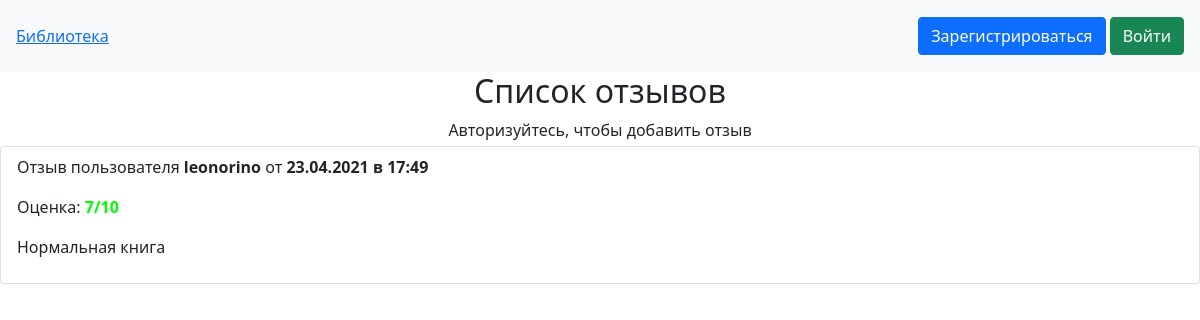
Before: /books/id=1/reviews with the older database file.
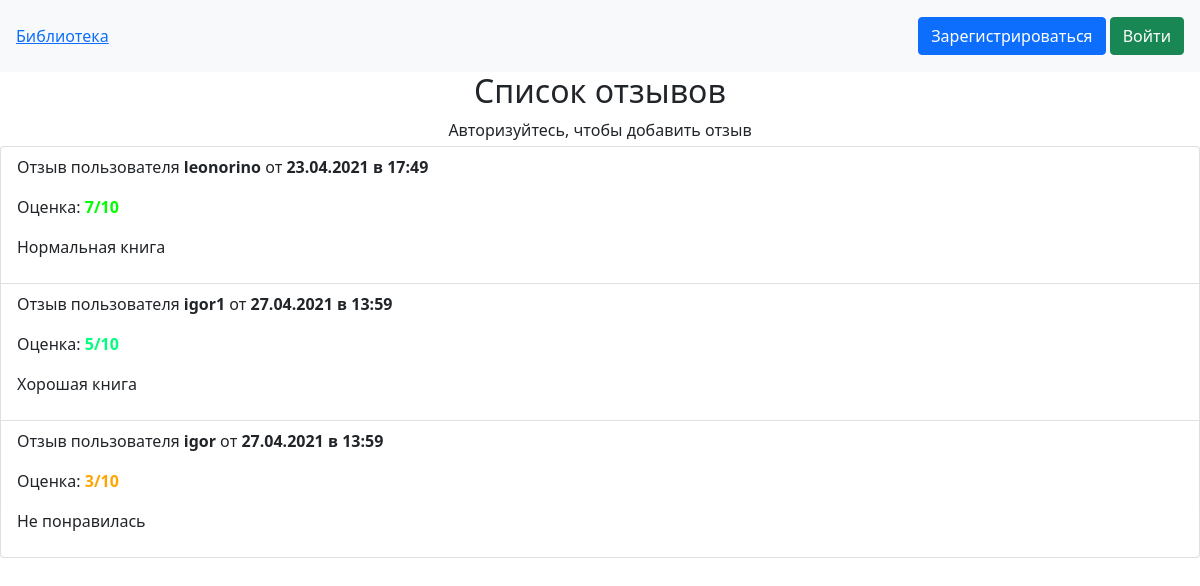
After: the same page with the newer database file.
### models/review.py (models this page shows)
class Review(database, SerializerMixin):
    __tablename__ = "reviews"
    id = sqlalchemy.Column(sqlalchemy.Integer, primary_key=True,
                           autoincrement=True, nullable=False)
    rating = sqlalchemy.Column(sqlalchemy.Integer, nullable=False)
    content = sqlalchemy.Column(sqlalchemy.String, nullable=False)
    book_id = sqlalchemy.Column(sqlalchemy.Integer,
                                sqlalchemy.ForeignKey("books.id"))
    user_id = sqlalchemy.Column(sqlalchemy.Integer,
                                sqlalchemy.ForeignKey("users.id"))
    date_added = sqlalchemy.Column(sqlalchemy.DateTime, default=datetime.now,
                                   nullable=False)
    user = orm.relationship("User")
    book = orm.relationship("Book")

### models/user.py (models this page shows, shortened)
class User(database, UserMixin, SerializerMixin):
    __tablename__ = "users"
    id = sqlalchemy.Column(sqlalchemy.Integer, primary_key=True,
                           autoincrement=True, nullable=False)
    name = sqlalchemy.Column(sqlalchemy.String, nullable=False)
    hashed_password = sqlalchemy.Column(sqlalchemy.String, nullable=False)
    reviews = orm.relationship("Review", back_populates="user")
    added_books = orm.relationship("Book", back_populates="user")
    downloaded_books = orm.relationship("Book", secondary="user_to_book",
                                        backref="users")

### app.py (the view)
@app.route("/books/id=<int:book_id>/reviews", methods=["GET", "POST"])
def show_reviews_page(book_id):
    session = db_manager.create_session()
    book = session.query(Book).get(book_id)
    reviews = book.reviews
    return render_template("review_list.html", book=book)

### db_manager.py (called while the page is built)
def create_session() -> Session:
    global __factory
    return __factory()

### templates/review_list.html
{% extends "base.html" %}
{% block content %}
{% if not book.reviews %}
<h2 align="center">Отзывов пока нет</h2>
{% else %}
<h2 align="center">Список отзывов</h2>
{% endif %}
{% if current_user.is_authenticated %}
<div class="mb-1" style="text-align: center">
    <a class="btn btn-success" href="/books/id={{book.id}}/reviews/add">Добавить отзыв</a>
</div>
{% else %}
<p class="mb-1" align="center">Авторизуйтесь, чтобы добавить отзыв</p>
{% endif %}
<div class="list-group">
    {% for review in book.reviews %}
    <div class="list-group-item">
        {% set datetime = review.date_added.strftime("%d.%m.%Y %H:%M")%}
        <p>Отзыв пользователя <strong>{{review.user.name}}</strong> от <strong>{{datetime[0:10]}} в
            {{datetime[10:]}}</strong></p>
        {% if review.rating >= 7 %}
        <p>Оценка: <span style="color: lime; font-weight: bold">{{review.rating}}/10</span></p>
        {% elif review.rating >= 5 %}
        <p>Оценка: <span style="color: springgreen; font-weight: bold">{{review.rating}}/10</span></p>
        {% elif review.rating >= 3 %}
        <p>Оценка: <span style="color: orange; font-weight: bold">{{review.rating}}/10</span></p>
        {% else %}
        <p>Оценка: <span style="color: red; font-weight: bold">{{review.rating}}/10</span></p>
        {% endif %}
        <p>{{review.content}}</p>
    </div>
    {% endfor %}
</div>
{% endblock %}

### templates/base.html (shortened to what this page needs)
<!DOCTYPE html>
<html>
<head>
    <link
            href="https://cdn.jsdelivr.net/npm/bootstrap@5.0.0-beta3/dist/css/bootstrap.min.css"
            rel="stylesheet"
            type="text/css"
    />
    <link
            href="/static/css/base.css"
            rel="stylesheet"
            type="text/css"
    />
</head>
<body>
<header>
    <nav class="navbar navbar-light bg-light p-3">
        <a class="navbar brand" href="/">Библиотека</a>
        <div>
            {% if current_user.is_authenticated %}
            <a class="btn btn-secondary" href="/user_profile">Профиль</a>
            <a class="btn btn-info" href="/logout">Выйти</a>
            {% else %}
            <a class="btn btn-primary" href="/register">Зарегистрироваться</a>
            <a class="btn btn-success" href="/login">Войти</a>
        </div>
        {% endif %}
    </nav>
</header>
{% block content %}{% endblock %}
</body>
</html>

Changed rows visible on the page:
added Review: user.name "igor1", datetime "27.04.2021", datetime "13:59", rating "5", content "Хорошая книга"
added Review: user.name "igor", datetime "27.04.2021", datetime "13:59", rating "3", content "Не понравилась"
